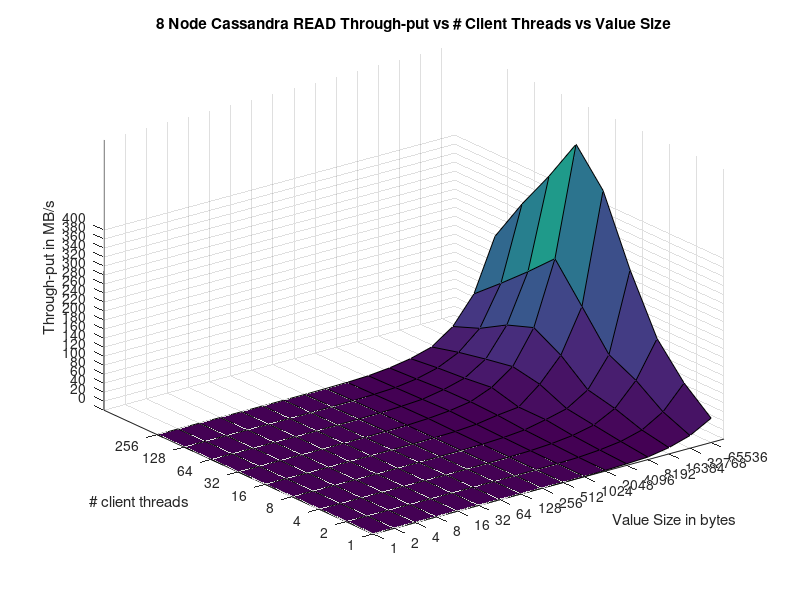

The MATLAB script that drew this image:
x = dlmread('cas8_thru_read.csv', ',')
threads = [1,2,4,8,16,32,64,128,256]
threads = threads'
#val_len = [1,2,4,8,16,32,64,128,256,512,1024]
val_len = [1,2,4,8,16,32,64,128,256,512,1024,2048,4096,8192,16384,32768,65536]
val_len = val_len'

z = x(:,3)
z = reshape(z, 9, 17)

surf(val_len, threads, z)
set(gca, 'Xscale', 'log')
set(gca, 'Yscale', 'log')
set(gca, 'Zscale', 'linear')

set(gca, 'Xtick', val_len')
set(gca, 'Xticklabel', val_len')
xlabel('Value Size in bytes')

set(gca, 'Ytick', threads')
set(gca, 'Yticklabel', threads')
ylabel('# client threads')

time = [0,20,40,60,80,100,120,140,160,180,200,220,240,260,280,300,320,340,360,380,400]
set(gca, 'Ztick', time)
set(gca, 'Zticklabel', time)
zlabel('Through-put in MB/s')

title('8 Node Cassandra READ Through-put vs # Client Threads vs Value Size')


print -dpng cas8_thru_read.png
